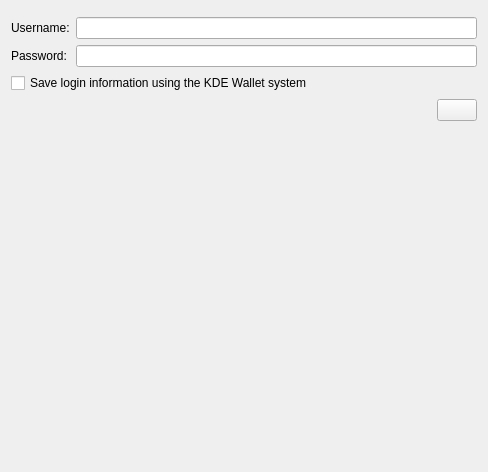
<?xml version="1.0" encoding="UTF-8"?>
<ui version="4.0">
 <class>AssistantPageBugzillaLogin</class>
 <widget class="QWidget" name="AssistantPageBugzillaLogin">
  <property name="geometry">
   <rect>
    <x>0</x>
    <y>0</y>
    <width>488</width>
    <height>472</height>
   </rect>
  </property>
  <layout class="QVBoxLayout" name="verticalLayout">
   <item>
    <widget class="StatusWidget" name="m_statusWidget" native="true"/>
   </item>
   <item>
    <layout class="QFormLayout" name="formLayout">
     <item row="0" column="0">
      <widget class="QLabel" name="m_userLabel">
       <property name="text">
        <string comment="@label:textbox bugzilla account username">Username:</string>
       </property>
      </widget>
     </item>
     <item row="1" column="0">
      <widget class="QLabel" name="m_passwordLabel">
       <property name="text">
        <string comment="@label:textbox bugzilla account password">Password:</string>
       </property>
      </widget>
     </item>
     <item row="1" column="1">
      <widget class="KLineEdit" name="m_passwordEdit">
       <property name="passwordMode">
        <bool>true</bool>
       </property>
      </widget>
     </item>
     <item row="0" column="1">
      <widget class="KLineEdit" name="m_userEdit"/>
     </item>
    </layout>
   </item>
   <item>
    <widget class="QCheckBox" name="m_savePasswordCheckBox">
     <property name="text">
      <string comment="@option:check">Save login information using the KDE Wallet system</string>
     </property>
    </widget>
   </item>
   <item>
    <layout class="QHBoxLayout" name="horizontalLayout">
     <item>
      <spacer name="horizontalSpacer">
       <property name="orientation">
        <enum>Qt::Horizontal</enum>
       </property>
       <property name="sizeHint" stdset="0">
        <size>
         <width>40</width>
         <height>20</height>
        </size>
       </property>
      </spacer>
     </item>
     <item>
      <widget class="KPushButton" name="m_loginButton"/>
     </item>
    </layout>
   </item>
   <item>
    <widget class="QLabel" name="m_noticeLabel">
     <property name="wordWrap">
      <bool>true</bool>
     </property>
     <property name="openExternalLinks">
      <bool>true</bool>
     </property>
    </widget>
   </item>
   <item>
    <spacer name="verticalSpacer">
     <property name="orientation">
      <enum>Qt::Vertical</enum>
     </property>
     <property name="sizeHint" stdset="0">
      <size>
       <width>20</width>
       <height>40</height>
      </size>
     </property>
    </spacer>
   </item>
  </layout>
 </widget>
 <customwidgets>
  <customwidget>
   <class>KPushButton</class>
   <extends>QPushButton</extends>
   <header>kpushbutton.h</header>
  </customwidget>
  <customwidget>
   <class>KLineEdit</class>
   <extends>QLineEdit</extends>
   <header>klineedit.h</header>
  </customwidget>
  <customwidget>
   <class>StatusWidget</class>
   <extends>QWidget</extends>
   <header>statuswidget.h</header>
   <container>1</container>
  </customwidget>
 </customwidgets>
 <tabstops>
  <tabstop>m_userEdit</tabstop>
  <tabstop>m_passwordEdit</tabstop>
  <tabstop>m_savePasswordCheckBox</tabstop>
  <tabstop>m_loginButton</tabstop>
 </tabstops>
 <resources/>
 <connections/>
</ui>
